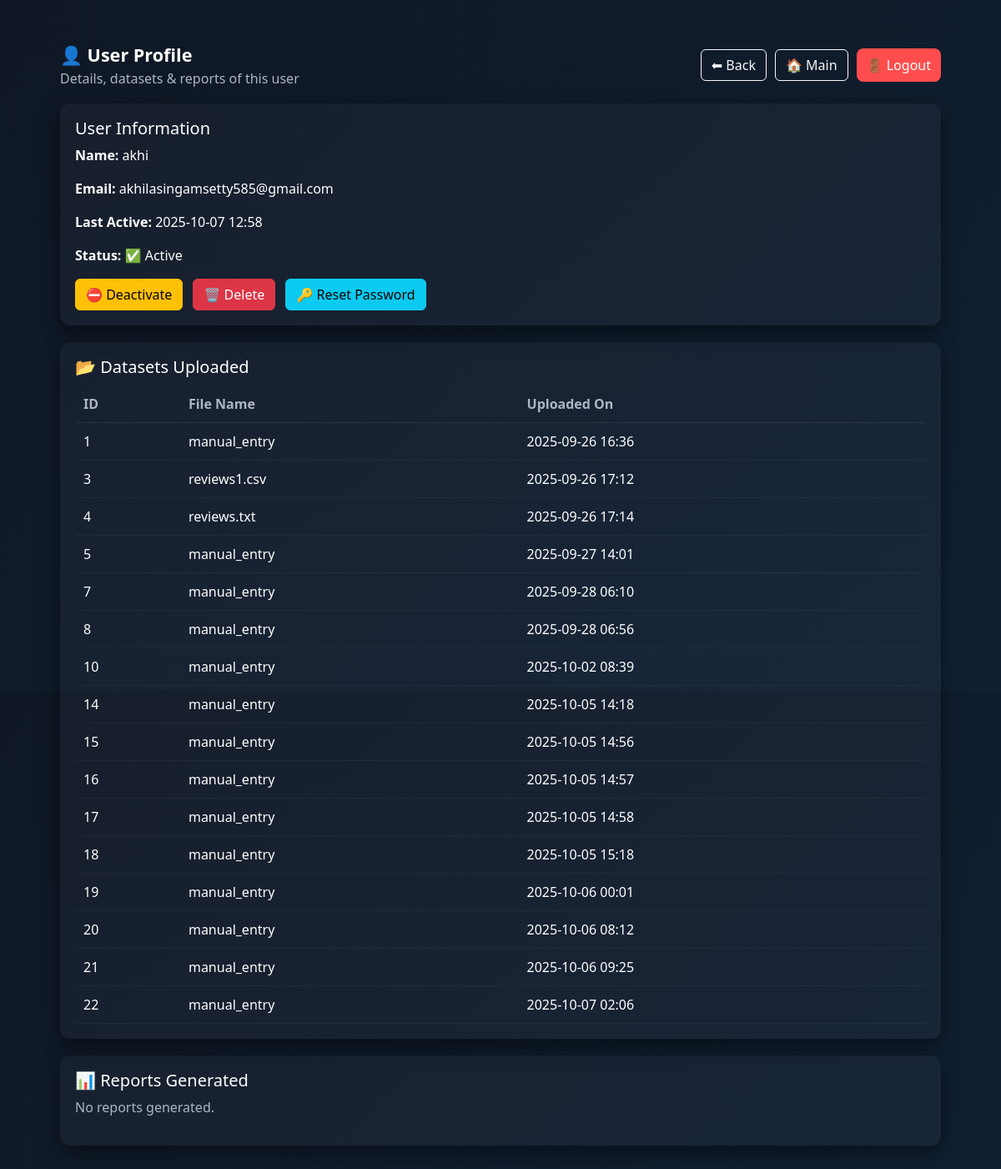
The app's page /admin/users/2/view (signed in) with its own data.
### app.py (models this page shows)
class User(db.Model, UserMixin):
    id = db.Column(db.Integer, primary_key=True)
    name = db.Column(db.String(120), nullable=False)
    email = db.Column(db.String(120), unique=True, nullable=False)
    password = db.Column(db.String(200), nullable=False)
    role = db.Column(db.String(20), default='user')
    datasets = db.relationship('Dataset', backref='owner', lazy=True)
    last_active = db.Column(db.DateTime, default=datetime.utcnow)
    active = db.Column(db.Boolean, default=True)

class Dataset(db.Model):
    id = db.Column(db.Integer, primary_key=True)
    user_id = db.Column(db.Integer, db.ForeignKey('user.id'), nullable=False)
    file_name = db.Column(db.String(200))
    upload_date = db.Column(db.DateTime, default=datetime.utcnow)
    reviews = db.relationship('Review', backref='dataset', lazy=True, cascade="all, delete-orphan")

### app.py (the view)
@app.route('/admin/users/<int:user_id>/view')
@login_required
def admin_view_user(user_id):
    if current_user.role != 'admin':
        return redirect(url_for('dashboard'))
    user = User.query.get_or_404(user_id)
    datasets = Dataset.query.filter_by(user_id=user.id).all()
    try:
        reports = Report.query.filter_by(user_id=user.id).all()
    except Exception:
        reports = []  # fallback if no Report table exists
    return render_template(
        'admin/user_profile.html',
        user=user,
        datasets=datasets,
        reports=reports
    )

### app.py (called while the page is built)
@login_manager.user_loader
def load_user(user_id):
    return User.query.get(int(user_id))

### templates/admin/user_profile.html (shortened to what this page needs)
<!doctype html>
<html lang="en">
<head>
  <link href="https://cdn.jsdelivr.net/npm/bootstrap@5.3.0/dist/css/bootstrap.min.css" rel="stylesheet">
</head>
<body>
  <div class="wrap">
    <div class="topbar">
      <div>
        <div class="title">👤 User Profile</div>
        <div class="small-muted">Details, datasets & reports of this user</div>
      </div>
      <div style="display:flex;gap:10px;align-items:center">
        <a href="{{ url_for('admin_users') }}" class="btn btn-outline-light">⬅ Back</a>
        <a href="{{ url_for('index') }}" class="btn btn-outline-light">🏠 Main</a>
        <a href="{{ url_for('logout') }}" class="logout-btn">🚪 Logout</a>
      </div>
    </div>
    <div class="card-panel">
      <h5>User Information</h5>
      <p><strong>Name:</strong> {{ user.name }}</p>
      <p><strong>Email:</strong> {{ user.email }}</p>
      <p><strong>Last Active:</strong>
        {% if user.last_active %}
          {{ user.last_active.strftime('%Y-%m-%d %H:%M') }}
        {% else %}
          <span class="small-muted">—</span>
        {% endif %}
      </p>
      <p><strong>Status:</strong>
        {% if user.active %}
          ✅ Active
        {% else %}
          ❌ Deactivated
        {% endif %}
      </p>
      <div style="margin-top:14px">
        <a class="btn btn-warning btn-action" href="/admin/users/{{ user.id }}/deactivate" onclick="return confirm('Deactivate user {{ user.name }}?');">⛔ Deactivate</a>
        <a class="btn btn-danger btn-action" href="/admin/users/{{ user.id }}/delete" onclick="return confirm('Delete user {{ user.name }}? This cannot be undone.');">🗑️ Delete</a>
        <a class="btn btn-info btn-action" href="/admin/users/{{ user.id }}/reset_password">🔑 Reset Password</a>
      </div>
    </div>
    <div class="card-panel">
      <h5>📂 Datasets Uploaded</h5>
      {% if datasets %}
      <table class="data-table">
        <thead>
          <tr>
            <th>ID</th>
            <th>File Name</th>
            <th>Uploaded On</th>
          </tr>
        </thead>
        <tbody>
          {% for ds in datasets %}
          <tr>
            <td>{{ ds.id }}</td>
            <td>{{ ds.file_name }}</td>
            <td>{{ ds.upload_date.strftime('%Y-%m-%d %H:%M') if ds.upload_date else '-' }}</td>
          </tr>
          {% endfor %}
        </tbody>
      </table>
      {% else %}
        <p class="small-muted">No datasets uploaded.</p>
      {% endif %}
    </div>
    <div class="card-panel">
      <h5>📊 Reports Generated</h5>
      {% if reports %}
      <table class="data-table">
        <thead>
          <tr>
            <th>ID</th>
            <th>Report Name</th>
            <th>Created On</th>
          </tr>
        </thead>
        <tbody>
          {% for rpt in reports %}
          <tr>
            <td>{{ rpt.id }}</td>
            <td>{{ rpt.name or 'Report' }}</td>
            <td>{{ rpt.created_at.strftime('%Y-%m-%d %H:%M') if rpt.created_at else '-' }}</td>
          </tr>
          {% endfor %}
        </tbody>
      </table>
      {% else %}
        <p class="small-muted">No reports generated.</p>
      {% endif %}
    </div>
  </div>
</body>
</html>

### templates/admin/user_profile.html (style rules this page uses)
:root { --bg1:#0f1724; --bg2:#102033; --card: rgba(255,255,255,0.03); --muted:#aeb6c2; --accent:#43cea2; }
html,body { height:100%;margin:0;font-family:"Segoe UI",sans-serif; background:linear-gradient(135deg,var(--bg1),var(--bg2));color:#fff }
.wrap { max-width:1100px;margin:28px auto;padding:22px }
.topbar { display:flex;justify-content:space-between;align-items:center;margin-bottom:18px }
.title { font-size:1.35rem;font-weight:700 }
.logout-btn { background:#ff4d4d;border:none;color:#fff;padding:8px 12px;border-radius:8px;text-decoration:none }
.card-panel { background:var(--card);padding:18px;border-radius:12px;box-shadow:0 8px 24px rgba(0,0,0,0.45);margin-bottom:20px }
.small-muted { color:var(--muted) }
.btn-action { margin-right:8px }
table.data-table { width:100%;border-collapse:collapse;margin-top:10px }
table.data-table thead th { color:var(--muted);padding:10px;border-bottom:1px solid rgba(255,255,255,0.08) }
table.data-table tbody td { padding:10px;border-bottom:1px solid rgba(255,255,255,0.04) }

### records on screen
User: name "akhi", email "akhilasingamsetty585@gmail.com", last_active "2025-10-07 12:58"
Dataset: id "1", file_name "manual_entry", upload_date "2025-09-26 16:36"
Dataset: id "3", file_name "reviews1.csv", upload_date "2025-09-26 17:12"
Dataset: id "4", file_name "reviews.txt", upload_date "2025-09-26 17:14"
Dataset: id "5", file_name "manual_entry", upload_date "2025-09-27 14:01"
Dataset: id "7", file_name "manual_entry", upload_date "2025-09-28 06:10"
Dataset: id "8", file_name "manual_entry", upload_date "2025-09-28 06:56"
Dataset: id "10", file_name "manual_entry", upload_date "2025-10-02 08:39"
Dataset: id "14", file_name "manual_entry", upload_date "2025-10-05 14:18"
Dataset: id "15", file_name "manual_entry", upload_date "2025-10-05 14:56"
Dataset: id "16", file_name "manual_entry", upload_date "2025-10-05 14:57"
Dataset: id "17", file_name "manual_entry", upload_date "2025-10-05 14:58"
Dataset: id "18", file_name "manual_entry", upload_date "2025-10-05 15:18"
Dataset: id "19", file_name "manual_entry", upload_date "2025-10-06 00:01"
Dataset: id "20", file_name "manual_entry", upload_date "2025-10-06 08:12"
Dataset: id "21", file_name "manual_entry", upload_date "2025-10-06 09:25"
Dataset: id "22", file_name "manual_entry", upload_date "2025-10-07 02:06"
